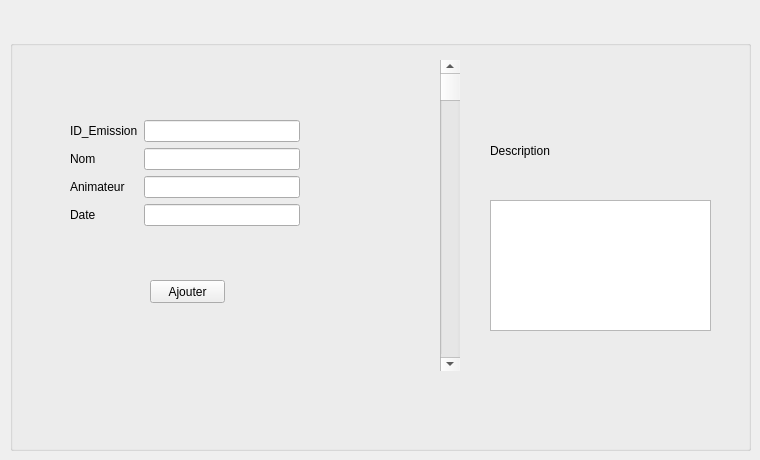
    <widget class="QWidget" name="tab">
     <attribute name="title">
      <string>Ajouter Emission</string>
     </attribute>
     <widget class="QGroupBox" name="groupBox">
      <property name="geometry">
       <rect>
        <x>10</x>
        <y>40</y>
        <width>741</width>
        <height>411</height>
       </rect>
      </property>
      <property name="styleSheet">
       <string notr="true"/>
      </property>
      <property name="title">
       <string/>
      </property>
      <widget class="QScrollBar" name="verticalScrollBar">
       <property name="geometry">
        <rect>
         <x>430</x>
         <y>20</y>
         <width>20</width>
         <height>311</height>
        </rect>
       </property>
       <property name="orientation">
        <enum>Qt::Vertical</enum>
       </property>
      </widget>
      <widget class="QPushButton" name="pb_Ajouter">
       <property name="geometry">
        <rect>
         <x>140</x>
         <y>240</y>
         <width>75</width>
         <height>23</height>
        </rect>
       </property>
       <property name="text">
        <string>Ajouter</string>
       </property>
       <property name="icon">
        <iconset resource="../image/image2.qrc">
         <normaloff>:/new/prefix1/valider.png</normaloff>:/new/prefix1/valider.png</iconset>
       </property>
      </widget>
      <widget class="QLabel" name="label">
       <property name="geometry">
        <rect>
         <x>480</x>
         <y>90</y>
         <width>141</width>
         <height>41</height>
        </rect>
       </property>
       <property name="styleSheet">
        <string notr="true">font: 8pt &quot;MS Shell Dlg 2&quot;;
</string>
       </property>
       <property name="text">
        <string>Description</string>
       </property>
      </widget>
      <widget class="QTextEdit" name="textEdit">
       <property name="geometry">
        <rect>
         <x>480</x>
         <y>160</y>
         <width>221</width>
         <height>131</height>
        </rect>
       </property>
      </widget>
      <widget class="QLineEdit" name="eeee">
       <property name="geometry">
        <rect>
         <x>500</x>
         <y>260</y>
         <width>113</width>
         <height>20</height>
        </rect>
       </property>
      </widget>
      <widget class="QWidget" name="">
       <property name="geometry">
        <rect>
         <x>60</x>
         <y>80</y>
         <width>230</width>
         <height>110</height>
        </rect>
       </property>
       <layout class="QFormLayout" name="formLayout_6">
        <item row="0" column="0">
         <widget class="QLabel" name="label_2">
          <property name="styleSheet">
           <string notr="true">
font: 8pt &quot;MS Shell Dlg 2&quot;;

</string>
          </property>
          <property name="text">
           <string>ID_Emission</string>
          </property>
         </widget>
        </item>
        <item row="0" column="1">
         <widget class="QLineEdit" name="le_ID_Emission"/>
        </item>
        <item row="1" column="0">
         <widget class="QLabel" name="label_3">
          <property name="styleSheet">
           <string notr="true">font: 8pt &quot;MS Shell Dlg 2&quot;;

</string>
          </property>
          <property name="text">
           <string>Nom</string>
          </property>
         </widget>
        </item>
        <item row="1" column="1">
         <widget class="QLineEdit" name="le_Nom"/>
        </item>
        <item row="2" column="0">
         <widget class="QLabel" name="label_4">
          <property name="styleSheet">
           <string notr="true">font: 8pt &quot;MS Shell Dlg 2&quot;;
</string>
          </property>
          <property name="text">
           <string>Animateur</string>
          </property>
         </widget>
        </item>
        <item row="2" column="1">
         <widget class="QLineEdit" name="lineEdit"/>
        </item>
        <item row="3" column="0">
         <widget class="QLabel" name="label_5">
          <property name="styleSheet">
           <string notr="true">font: 8pt &quot;MS Shell Dlg 2&quot;;

</string>
          </property>
          <property name="text">
           <string>Date </string>
          </property>
         </widget>
        </item>
        <item row="3" column="1">
         <widget class="QLineEdit" name="lineEdit_2"/>
        </item>
       </layout>
      </widget>
      <zorder>le_ID_Emission</zorder>
      <zorder>le_Nom</zorder>
      <zorder>verticalScrollBar</zorder>
      <zorder>pb_Ajouter</zorder>
      <zorder>label</zorder>
      <zorder>label_2</zorder>
      <zorder>label_3</zorder>
      <zorder>label_4</zorder>
      <zorder>label_5</zorder>
      <zorder>lineEdit</zorder>
      <zorder>lineEdit_2</zorder>
      <zorder>eeee</zorder>
      <zorder>textEdit</zorder>
     </widget>
    </widget>
